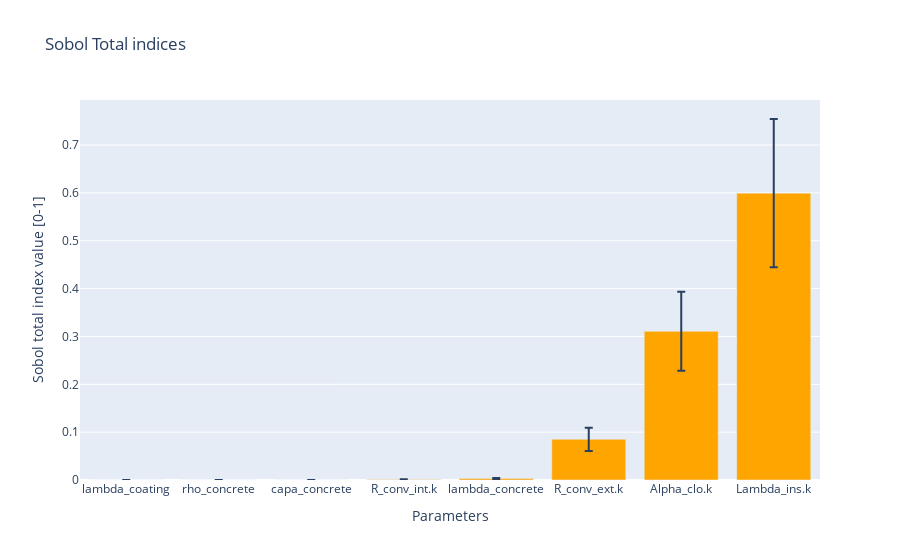

The notebook cell this image was saved under:
### Markdown cell above
The sum of all the indices is very close to 1. Also, the mean confidence interval
seems to be very low. Results of the sensitivity analysis appear to be robust.

We can now plot the results

### Code cell
sa_study.plot(kind="bar")

### Figure 1 — Plotly figure (JSON) as saved in the notebook; plotly's stock layout.template omitted (floating-point values rounded to 4 significant figures)
{"data": [{"error_y": {"array": [2.335e-07, 3.03e-05, 3.913e-05, 0.0003028, 0.0009145, 0.02421, 0.08258, 0.155], "type": "data"}, "marker": {"color": "orange"}, "name": "Sobol Total Indices", "type": "bar", "x": ["lambda_coating", "rho_concrete", "capa_concrete", "R_conv_int.k", "lambda_concrete", "R_conv_ext.k", "Alpha_clo.k", "Lambda_ins.k"], "y": [6.594e-07, 0.0001123, 0.0001183, 0.001064, 0.003075, 0.08503, 0.3108, 0.5994], "yaxis": "y"}], "layout": {"title": {"text": "Sobol Total indices"}, "xaxis": {"title": {"text": "Parameters"}}, "yaxis": {"title": {"text": "Sobol total index value [0-1]"}}}}
